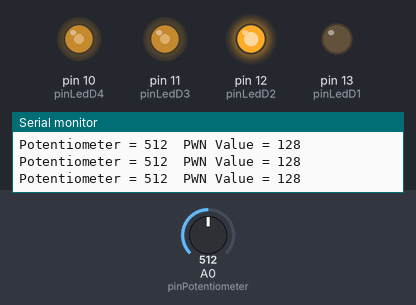
The sketch below on a simulated Arduino Uno, built with avr-gcc and run on an emulated ATmega328P. Shown: output pins drawn as LEDs (lit = HIGH), the last lines printed to the serial monitor. The inputs (shaded band) are chosen by the test bench; at power-on: A0 (pinPotentiometer) = 512.

Above: at 1.2 s.
1.3 s: A0 (pinPotentiometer) set to 716
At 2.3 s:
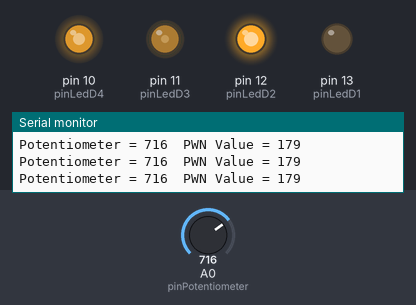
2.8 s: A0 (pinPotentiometer) set to 900
At 3.8 s:
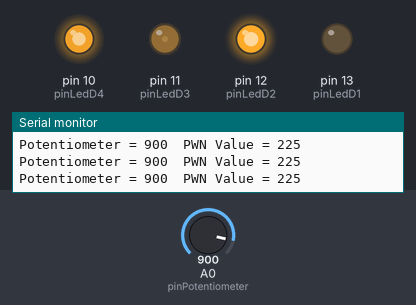
4.3 s: A0 (pinPotentiometer) set to 1023
At 5.3 s:
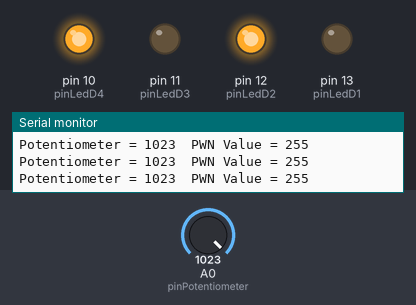
5.8 s: A0 (pinPotentiometer) set to 511
At 6.9 s:
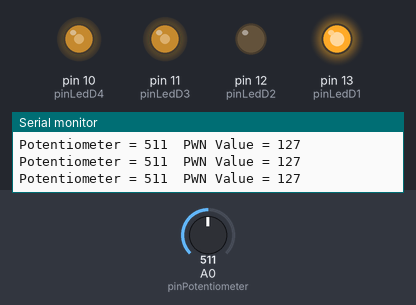
7.3 s: A0 (pinPotentiometer) set to 407
At 8.4 s:
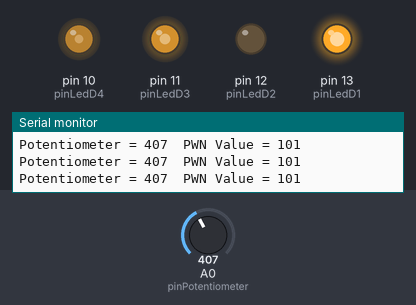
8.8 s: A0 (pinPotentiometer) set to 392
At 9.9 s:
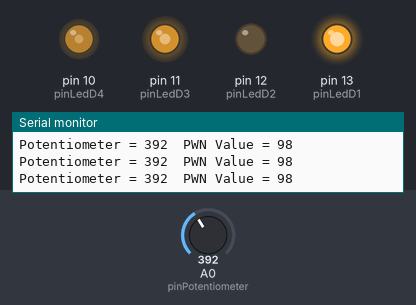
Timing chart, 0 to 11.8 s (numbered marks = the images above; inputs shaded):
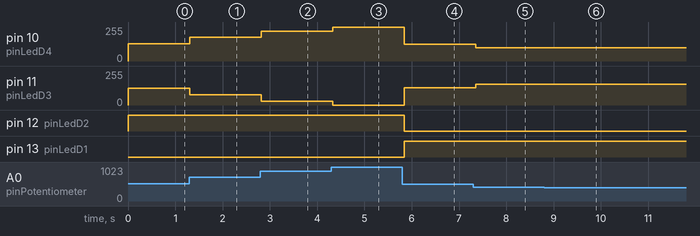

Measured:
- after the input at 1.3 s, pin 10 (pinLedD4): 128/255 → 179/255 at once; pin 11 (pinLedD3): 127/255 → 76/255 at once
- after the input at 2.8 s, pin 10 (pinLedD4): 179/255 → 225/255 at once; pin 11 (pinLedD3): 76/255 → 30/255 at once
- after the input at 4.3 s, pin 10 (pinLedD4): 225/255 → 255/255 at once; pin 11 (pinLedD3): 30/255 → 0/255 at once
- after the input at 5.8 s, pin 10 (pinLedD4): 255/255 → 127/255 at once; pin 11 (pinLedD3): 0/255 → 128/255 at once; pin 12 (pinLedD2): HIGH → LOW at once; pin 13 (pinLedD1): LOW → HIGH at once
- after the input at 7.3 s, pin 10 (pinLedD4): 127/255 → 101/255 after 0.05 s; pin 11 (pinLedD3): 128/255 → 154/255 after 0.05 s
- after the input at 8.8 s, pin 10 (pinLedD4): 101/255 → 98/255 after 0.06 s; pin 11 (pinLedD3): 154/255 → 157/255 after 0.06 s

The sketch:

LedByPotentiometer.ino
```cpp
/*----------------------------------------------------
Name: LedByPotentiometer.

Description: Varies the brightness of the leds based on
             the value read in from the potentiometer.

Hardware Shield： Funduino Multi-Function Board K74544BS.
Tesed Boards:     Arduino UNO CH431
                  BTE UNO Clone
                  Osepp Uno R3 Plus
                  Leonardo Eduino

Author: Bill Brouwer
Date:   15Nov2014

This code is in the public domain.
------------------------------------------------------*/
#define DEBUG 1 // 0 - Turn off serial monitor - 1 turn on.

int pinLedD1 = 13;  // Define the D1 pin as led (on most arduino boards this is NOT a PWM pin.
int pinLedD2 = 12;  // Define the D2 pin as led (on most arduino boards this is NOT a PWM pin.
int pinLedD3 = 11;  // Define the D3 pin as led.
int pinLedD4 = 10;  // Define the D4 pin as led.

int pinPotentiometer = A0;  // Define Analog pin A0 as Potentiometer.

unsigned int uiPotentiometerValue = 0;

void setup()
{
  #if DEBUG
    Serial.begin(9600); // Set baud rate to 9600.
  #endif
  // Define the led pins to be output.
  pinMode(pinLedD1, OUTPUT);
  pinMode(pinLedD2, OUTPUT);
  pinMode(pinLedD3, OUTPUT);
  pinMode(pinLedD4, OUTPUT);
}

void loop()
{
  unsigned int uiPWM; // Pulse width modulation value.

  uiPotentiometerValue = analogRead(pinPotentiometer);
  // Sensor resolution is 0 - 1023.
  // PWM has range of 0 - 255 therefore divide by 4.
  uiPWM = uiPotentiometerValue / 4;

  #if DEBUG
    // Output text to serial port.
    Serial.print("Potentiometer = ");
    Serial.print(uiPotentiometerValue);

    Serial.print("  PWN Value = ");
    Serial.println(uiPWM);
  #endif

  // Set the level of brightness.
  analogWrite(pinLedD1, (255 - uiPWM)); // Not a PWM pin - will be on or off.
  analogWrite(pinLedD2, uiPWM);         // Not a PWM pin - will be on or off.
  analogWrite(pinLedD3, (255 - uiPWM)); // Reverse to show contrast.
  analogWrite(pinLedD4, uiPWM);

  delay(100); // Delay for 10th of a second.
}
```
